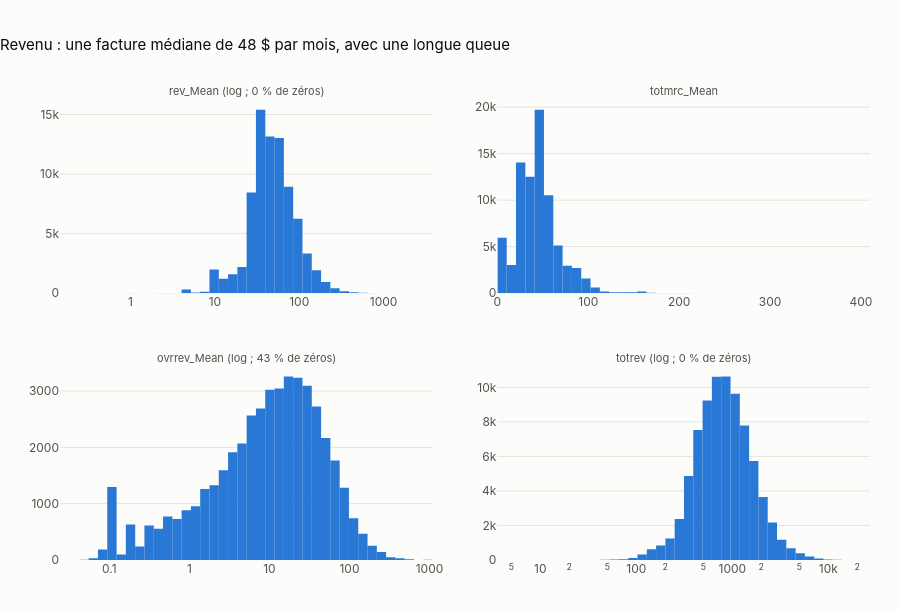

The notebook cell this image was saved under:
### Markdown cell above
### Histogrammes des principales variables

Échelle logarithmique en abscisse quand |asymétrie| > 2 ; la part de zéros, qu'une échelle log ne peut pas montrer, est indiquée dans le titre du panneau.

### Code cell
publish(histograms_grid(train, eda.KEY_VARIABLES["Revenu / facture"],
                        "Revenu : une facture médiane de 48 $ par mois, avec une longue queue"),
        "02_hist_revenu")

### Figure 1 — Plotly figure (JSON) as saved in the notebook; plotly's stock layout.template omitted (floating-point values rounded to 4 significant figures)
{"data": [{"hovertemplate": "rev_Mean ≈ %{x:,.3g}<br>%{y:,} clients<extra></extra>", "marker": {"color": "#2a78d6", "line": {"width": 0}}, "name": "rev_Mean", "showlegend": false, "type": "bar", "width": [0.04333, 0.05585, 0.07199, 0.09278, 0.1196, 0.1541, 0.1987, 0.2561, 0.33, 0.4254, 0.5482, 0.7066, 0.9108, 1.174, 1.513, 1.95, 2.513, 3.24, 4.175, 5.382, 6.936, 8.94, 11.52, 14.85, 19.14, 24.67, 31.8, 40.99, 52.83, 68.09, 87.76, 113.1, 145.8, 187.9, 242.2, 312.1, 402.3, 518.5, 668.3, 861.4], "x": [0.1703, 0.2195, 0.2829, 0.3646, 0.47, 0.6057, 0.7807, 1.006, 1.297, 1.672, 2.155, 2.777, 3.579, 4.613, 5.946, 7.664, 9.877, 12.73, 16.41, 21.15, 27.26, 35.13, 45.28, 58.36, 75.23, 96.96, 125.0, 161.1, 207.6, 267.6, 344.9, 444.5, 572.9, 738.4, 951.7, 1227.0, 1581.0, 2038.0, 2626.0, 3385.0], "xaxis": "x", "y": [1, 0, 0, 2, 0, 3, 6, 8, 4, 5, 9, 16, 21, 303, 60, 129, 1999, 1220, 1582, 2193, 8447, 15406, 13149, 13033, 8931, 6253, 3338, 1921, 939, 415, 172, 72, 39, 9, 4, 2, 0, 0, 0, 1], "yaxis": "y"}, {"hovertemplate": "totmrc_Mean ≈ %{x:,.3g}<br>%{y:,} clients<extra></extra>", "marker": {"color": "#2a78d6", "line": {"width": 0}}, "name": "totmrc_Mean", "showlegend": false, "type": "bar", "width": [10.25, 10.25, 10.25, 10.25, 10.25, 10.25, 10.25, 10.25, 10.25, 10.25, 10.25, 10.25, 10.25, 10.25, 10.25, 10.25, 10.25, 10.25, 10.25, 10.25, 10.25, 10.25, 10.25, 10.25, 10.25, 10.25, 10.25, 10.25, 10.25, 10.25, 10.25, 10.25, 10.25, 10.25, 10.25, 10.25, 10.25, 10.25, 10.25, 10.25], "x": [5.125, 15.37, 25.62, 35.87, 46.12, 56.37, 66.62, 76.87, 87.12, 97.37, 107.6, 117.9, 128.1, 138.4, 148.6, 158.9, 169.1, 179.4, 189.6, 199.9, 210.1, 220.4, 230.6, 240.9, 251.1, 261.4, 271.6, 281.9, 292.1, 302.4, 312.6, 322.9, 333.1, 343.4, 353.6, 363.9, 374.1, 384.4, 394.6, 404.9], "xaxis": "x2", "y": [5953, 3036, 14060, 12510, 19728, 10539, 5135, 2941, 2702, 1588, 620, 187, 97, 113, 104, 194, 56, 25, 9, 29, 28, 5, 2, 2, 2, 2, 0, 0, 0, 5, 8, 1, 1, 1, 0, 1, 0, 0, 0, 2], "yaxis": "y2"}, {"hovertemplate": "ovrrev_Mean ≈ %{x:,.3g}<br>%{y:,} clients<extra></extra>", "marker": {"color": "#2a78d6", "line": {"width": 0}}, "name": "ovrrev_Mean", "showlegend": false, "type": "bar", "width": [0.007663, 0.01001, 0.01308, 0.01709, 0.02233, 0.02917, 0.03811, 0.04979, 0.06505, 0.08499, 0.111, 0.1451, 0.1895, 0.2476, 0.3235, 0.4227, 0.5522, 0.7215, 0.9427, 1.232, 1.609, 2.102, 2.747, 3.588, 4.688, 6.125, 8.003, 10.46, 13.66, 17.85, 23.32, 30.46, 39.8, 52.0, 67.94, 88.76, 116.0, 151.5, 197.9, 258.6], "x": [0.02858, 0.03733, 0.04878, 0.06373, 0.08326, 0.1088, 0.1421, 0.1857, 0.2426, 0.3169, 0.4141, 0.541, 0.7068, 0.9235, 1.207, 1.576, 2.059, 2.691, 3.515, 4.593, 6.001, 7.84, 10.24, 13.38, 17.48, 22.84, 29.84, 38.99, 50.94, 66.56, 86.95, 113.6, 148.4, 193.9, 253.4, 331.0, 432.5, 565.0, 738.2, 964.5], "xaxis": "x3", "y": [0, 0, 4, 31, 187, 1297, 96, 632, 241, 613, 556, 770, 727, 881, 956, 1262, 1328, 1592, 1911, 2067, 2565, 2691, 3022, 3045, 3258, 3233, 3091, 2723, 2166, 1767, 1283, 742, 465, 253, 140, 49, 29, 13, 2, 3], "yaxis": "y3"}, {"hovertemplate": "totrev ≈ %{x:,.3g}<br>%{y:,} clients<extra></extra>", "marker": {"color": "#2a78d6", "line": {"width": 0}}, "name": "totrev", "showlegend": false, "type": "bar", "width": [0.9119, 1.14, 1.425, 1.78, 2.225, 2.781, 3.476, 4.345, 5.43, 6.787, 8.482, 10.6, 13.25, 16.56, 20.7, 25.87, 32.33, 40.41, 50.51, 63.13, 78.9, 98.61, 123.2, 154.0, 192.5, 240.6, 300.7, 375.9, 469.8, 587.2, 733.9, 917.2, 1146.0, 1433.0, 1791.0, 2238.0, 2797.0, 3496.0, 4370.0, 5462.0], "x": [4.081, 5.1, 6.374, 7.967, 9.957, 12.45, 15.55, 19.44, 24.3, 30.37, 37.96, 47.44, 59.29, 74.1, 92.62, 115.8, 144.7, 180.8, 226.0, 282.5, 353.0, 441.2, 551.5, 689.3, 861.5, 1077.0, 1346.0, 1682.0, 2102.0, 2627.0, 3284.0, 4104.0, 5130.0, 6411.0, 8013.0, 10020.0, 12520.0, 15640.0, 19550.0, 24440.0], "xaxis": "x4", "y": [2, 0, 0, 1, 1, 2, 3, 3, 5, 2, 5, 9, 22, 41, 120, 320, 623, 844, 1251, 2372, 4860, 7531, 9232, 10610, 10629, 9621, 7785, 5735, 3643, 2170, 1177, 679, 384, 197, 80, 23, 12, 3, 1, 1], "yaxis": "y4"}], "layout": {"annotations": [{"font": {"color": "#52514e", "size": 11}, "showarrow": false, "text": "rev_Mean (log ; 0 % de zéros)", "x": 0.23, "xanchor": "center", "xref": "paper", "y": 1.0, "yanchor": "bottom", "yref": "paper"}, {"font": {"color": "#52514e", "size": 11}, "showarrow": false, "text": "totmrc_Mean", "x": 0.77, "xanchor": "center", "xref": "paper", "y": 1.0, "yanchor": "bottom", "yref": "paper"}, {"font": {"color": "#52514e", "size": 11}, "showarrow": false, "text": "ovrrev_Mean (log ; 43 % de zéros)", "x": 0.23, "xanchor": "center", "xref": "paper", "y": 0.42, "yanchor": "bottom", "yref": "paper"}, {"font": {"color": "#52514e", "size": 11}, "showarrow": false, "text": "totrev (log ; 0 % de zéros)", "x": 0.77, "xanchor": "center", "xref": "paper", "y": 0.42, "yanchor": "bottom", "yref": "paper"}], "bargap": 0.05, "height": 610, "title": {"text": "Revenu : une facture médiane de 48 $ par mois, avec une longue queue"}, "xaxis": {"anchor": "y", "domain": [0.0, 0.46], "type": "log"}, "xaxis2": {"anchor": "y2", "domain": [0.54, 1.0]}, "xaxis3": {"anchor": "y3", "domain": [0.0, 0.46], "type": "log"}, "xaxis4": {"anchor": "y4", "domain": [0.54, 1.0], "type": "log"}, "yaxis": {"anchor": "x", "domain": [0.58, 1.0]}, "yaxis2": {"anchor": "x2", "domain": [0.58, 1.0]}, "yaxis3": {"anchor": "x3", "domain": [0.0, 0.42]}, "yaxis4": {"anchor": "x4", "domain": [0.0, 0.42]}}}
